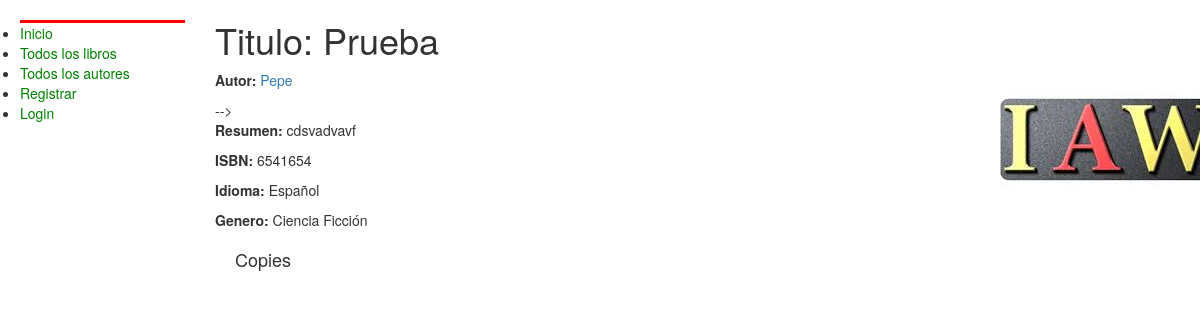
/libro/2, run on the app's committed database.
### catalogo/models.py (models this page shows, shortened)
class Libro(models.Model):
	titulo = models.CharField(max_length=200)
	Idioma = models.CharField(max_length=8)
	genero = models.ManyToManyField(Genero, help_text="Seleccione un genero para este libro")
	ISBN = models.CharField(max_length=13)
	Fecha_Publicacion = models.DateField(null=True)
	Resumen = models.CharField(max_length=1000)
	Autor = models.ForeignKey('Autor' , on_delete=models.SET_NULL, null=True)
	Precio = models.PositiveIntegerField(default=0)

class Autor(models.Model):
	Nombre = models.CharField(max_length=60)
	Biografia = models.CharField(max_length=1000)
	Genero = models.CharField(max_length=80,) #choices=array_choice)
	def __str__(self):
		return self.Nombre

class Genero(models.Model):
	name = models.CharField(max_length=80)
	def __str__(self):
		return self.name

### catalogo/views.py (the view)
# urls.py: url(r'^libro/(?P<pk>\d+)$', views.BookDetailView.as_view(), name='libro'),
class BookDetailView(generic.DetailView):
    model = Libro
    template_name = 'catalog/detalle_libro.html'
    context_object_name = 'libro'

### catalogo/templates/catalog/detalle_libro.html (shortened to what this page needs)
{% extends "base_generic.html" %}
{% block content %}
  <h1>Titulo: {{ libro.titulo }}</h1>
  <p><strong>Autor:</strong> <a href="{% url 'detalle_autor' libro.Autor.pk %}">{{ libro.Autor }}</a></p> -->
  <p><strong>Resumen:</strong> {{ libro.Resumen }}</p>
  <p><strong>ISBN:</strong> {{ libro.ISBN }}</p>
  <p><strong>Idioma:</strong> {{ libro.Idioma }}</p>
  <p><strong>Genero:</strong> {% for genero in libro.genero.all %} {{ genero }}{% if not forloop.last %}, {% endif %}{% endfor %}</p>
 <div style="margin-left:20px;margin-top:20px">
    <h4>Copies</h4>
  </div>
{% endblock %}

### catalogo/static/catalogo/style.css (style rules this page uses)
body { background: white url("images/descarga.jpeg") no-repeat; background-position: 1000px; }

### data on the page
Libro: titulo "Prueba", Autor "Pepe", Resumen "cdsvadvavf", ISBN "6541654", Idioma "Español"
Genero: name "Ciencia Ficción"
